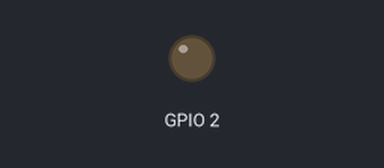
Bench run of a sketch on a simulated ESP8266 (NodeMCU). Parts: output pins drawn as LEDs (lit = HIGH, except the on-board LED, lit = LOW). WiFi joins after 1.5 s; servers stay silent unless stated; what the sketch prints to the serial monitor is not drawn.

Above: at 2.3 s.
At 4.35 s:
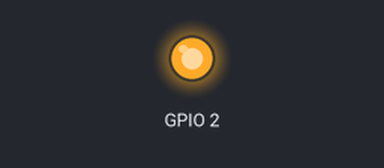
Timing chart, 0 to 4.7 s (numbered marks = the images above):
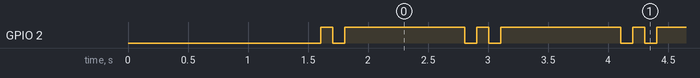

Measured:
- by itself, GPIO 2: repeats every 1.3 s: LOW 0.10 s, HIGH 1.0 s, LOW 0.10 s, HIGH 0.10 s

The sketch:

esp8266_webupload.ino
```cpp
/*
 * ESP826612E web upload demo
 * allows update of arduino program via ESP8266HttpUpdateServer /update
 */
#include <ESP8266WiFi.h>
#include <WiFiClient.h>
#include <ESP8266WebServer.h>
#include <ESP8266mDNS.h>
#include <ESP8266HTTPUpdateServer.h>

// wifi
const char* host= "esp8266";
const char* ssid = "your wifi ssid";
const char* password = "your wifi password";
MDNSResponder mdns;
ESP8266WebServer server(80);
ESP8266HTTPUpdateServer httpUpdater;
unsigned long lastHandleClient=0;

bool debug=true;

void setup(void){
	if (debug) Serial.begin(115200);
	pinMode(BUILTIN_LED, OUTPUT);
	digitalWrite(BUILTIN_LED, LOW);

	// start wifi, get IP
	WiFi.mode(WIFI_AP_STA);
	WiFi.begin(ssid, password);

	if (debug) Serial.println("");

	// Wait for wifi connection
	while (WiFi.status() != WL_CONNECTED) {
		delay(500);
		if (debug) Serial.print(".");
	}

	// turn off LED
	digitalWrite(BUILTIN_LED, HIGH);

	if (debug) {
		Serial.println("");
		Serial.print("Connected to ");
		Serial.println(ssid);
		Serial.print("IP address: ");
		Serial.println(WiFi.localIP());
	}

	// register hostname on network
	if (mdns.begin(host, WiFi.localIP())) {
		if (debug) Serial.println("MDNS responder started");
	}

	// establish http bootloader updater
	httpUpdater.setup(&server);

	server.on("/", handleRoot);
	server.onNotFound(handleNotFound);

	server.begin();
	if (debug) Serial.println("HTTP server started");
}

void loop(void){
	if (WiFi.status() != WL_CONNECTED) {
		WiFi.begin(ssid, password);
		delay(500);
	}

	// optional - handle webpages every x ms
	server.handleClient();

	// blink LED
	digitalWrite(BUILTIN_LED, LOW);
	delay(100);
	digitalWrite(BUILTIN_LED, HIGH);
	delay(100);
	digitalWrite(BUILTIN_LED, LOW);
	delay(100);
	digitalWrite(BUILTIN_LED, HIGH);
	delay(1000);
}

/*
 * handleRoot
 *
 * create and transmit a webpage
 */
void handleRoot() {
	String o="<html><head><title>ESP8266</title></head>\
<body>\
Welcome to your ESP8266\
</body></html>";
	server.send(200, "text/html", o);
}

/*
 * handleNotFound
 *
 * tell the browser that the page is not found
 */
void handleNotFound(){
	server.send(404, "text/plain", "File not found");
}
```
